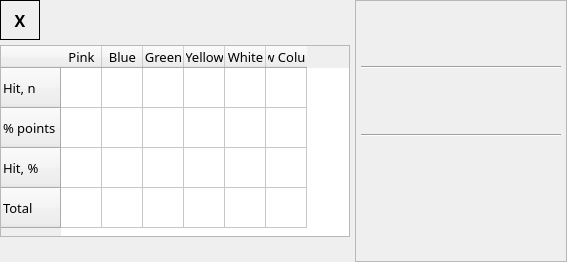
<?xml version="1.0" encoding="UTF-8"?>
<ui version="4.0">
 <class>PlayerStatsWidget</class>
 <widget class="QWidget" name="PlayerStatsWidget">
  <property name="geometry">
   <rect>
    <x>0</x>
    <y>0</y>
    <width>567</width>
    <height>262</height>
   </rect>
  </property>
  <property name="windowTitle">
   <string>Form</string>
  </property>
  <layout class="QHBoxLayout" name="horizontalLayout_6">
   <property name="spacing">
    <number>5</number>
   </property>
   <property name="leftMargin">
    <number>0</number>
   </property>
   <property name="topMargin">
    <number>0</number>
   </property>
   <property name="rightMargin">
    <number>0</number>
   </property>
   <property name="bottomMargin">
    <number>0</number>
   </property>
   <item>
    <layout class="QVBoxLayout" name="verticalLayout">
     <property name="spacing">
      <number>5</number>
     </property>
     <item>
      <layout class="QHBoxLayout" name="horizontalLayout_3">
       <property name="spacing">
        <number>5</number>
       </property>
       <item>
        <widget class="QLabel" name="label_Character">
         <property name="sizePolicy">
          <sizepolicy hsizetype="Fixed" vsizetype="Fixed">
           <horstretch>0</horstretch>
           <verstretch>0</verstretch>
          </sizepolicy>
         </property>
         <property name="minimumSize">
          <size>
           <width>40</width>
           <height>40</height>
          </size>
         </property>
         <property name="font">
          <font>
           <family>Xolonium</family>
           <pointsize>12</pointsize>
           <weight>75</weight>
           <bold>true</bold>
          </font>
         </property>
         <property name="frameShape">
          <enum>QFrame::Box</enum>
         </property>
         <property name="text">
          <string>X</string>
         </property>
         <property name="alignment">
          <set>Qt::AlignCenter</set>
         </property>
        </widget>
       </item>
       <item>
        <widget class="QLabel" name="label_Player">
         <property name="font">
          <font>
           <family>Xolonium</family>
           <pointsize>14</pointsize>
          </font>
         </property>
        </widget>
       </item>
      </layout>
     </item>
     <item>
      <widget class="QTableWidget" name="tableWidget_BlocksStats">
       <property name="sizePolicy">
        <sizepolicy hsizetype="Expanding" vsizetype="Expanding">
         <horstretch>0</horstretch>
         <verstretch>0</verstretch>
        </sizepolicy>
       </property>
       <property name="minimumSize">
        <size>
         <width>350</width>
         <height>0</height>
        </size>
       </property>
       <property name="font">
        <font>
         <family>Bahnschrift</family>
         <pointsize>10</pointsize>
        </font>
       </property>
       <property name="selectionMode">
        <enum>QAbstractItemView::NoSelection</enum>
       </property>
       <property name="cornerButtonEnabled">
        <bool>false</bool>
       </property>
       <attribute name="horizontalHeaderVisible">
        <bool>true</bool>
       </attribute>
       <attribute name="horizontalHeaderCascadingSectionResizes">
        <bool>false</bool>
       </attribute>
       <attribute name="horizontalHeaderDefaultSectionSize">
        <number>39</number>
       </attribute>
       <attribute name="verticalHeaderMinimumSectionSize">
        <number>1</number>
       </attribute>
       <attribute name="verticalHeaderDefaultSectionSize">
        <number>40</number>
       </attribute>
       <row>
        <property name="text">
         <string>Hit, n</string>
        </property>
        <property name="toolTip">
         <string>The amount of blocks you hit during the ride</string>
        </property>
       </row>
       <row>
        <property name="text">
         <string>% points</string>
        </property>
        <property name="toolTip">
         <string>The % of points, derived by color</string>
        </property>
       </row>
       <row>
        <property name="text">
         <string>Hit, %</string>
        </property>
        <property name="toolTip">
         <string>The % of blocks you hit during the ride</string>
        </property>
       </row>
       <row>
        <property name="text">
         <string>Total</string>
        </property>
       </row>
       <column>
        <property name="text">
         <string>Pink</string>
        </property>
        <property name="font">
         <font>
          <family>Bahnschrift</family>
          <pointsize>10</pointsize>
         </font>
        </property>
       </column>
       <column>
        <property name="text">
         <string>Blue</string>
        </property>
        <property name="font">
         <font>
          <family>Bahnschrift</family>
          <pointsize>10</pointsize>
         </font>
        </property>
       </column>
       <column>
        <property name="text">
         <string>Green</string>
        </property>
        <property name="font">
         <font>
          <family>Bahnschrift</family>
          <pointsize>10</pointsize>
         </font>
        </property>
       </column>
       <column>
        <property name="text">
         <string>Yellow</string>
        </property>
        <property name="font">
         <font>
          <family>Bahnschrift</family>
          <pointsize>10</pointsize>
         </font>
        </property>
       </column>
       <column>
        <property name="text">
         <string>White</string>
        </property>
        <property name="font">
         <font>
          <family>Bahnschrift</family>
          <pointsize>10</pointsize>
         </font>
        </property>
       </column>
       <column>
        <property name="text">
         <string>New Column</string>
        </property>
        <property name="font">
         <font>
          <family>Bahnschrift</family>
          <pointsize>10</pointsize>
         </font>
        </property>
       </column>
      </widget>
     </item>
     <item>
      <layout class="QHBoxLayout" name="layout_BlocksExtStats">
       <item>
        <widget class="StatWidget" name="widget_BlocksCount" native="true"/>
       </item>
       <item>
        <spacer name="horizontalSpacer_5">
         <property name="orientation">
          <enum>Qt::Horizontal</enum>
         </property>
         <property name="sizeHint" stdset="0">
          <size>
           <width>40</width>
           <height>20</height>
          </size>
         </property>
        </spacer>
       </item>
       <item>
        <widget class="StatWidget" name="widget_Traffic" native="true"/>
       </item>
      </layout>
     </item>
    </layout>
   </item>
   <item>
    <widget class="QScrollArea" name="scrollArea_MainStatsContainer">
     <property name="sizePolicy">
      <sizepolicy hsizetype="Expanding" vsizetype="Expanding">
       <horstretch>0</horstretch>
       <verstretch>0</verstretch>
      </sizepolicy>
     </property>
     <property name="minimumSize">
      <size>
       <width>210</width>
       <height>0</height>
      </size>
     </property>
     <property name="widgetResizable">
      <bool>true</bool>
     </property>
     <widget class="QWidget" name="scrollAreaWidgetContents">
      <property name="geometry">
       <rect>
        <x>0</x>
        <y>0</y>
        <width>208</width>
        <height>260</height>
       </rect>
      </property>
      <layout class="QVBoxLayout" name="verticalLayout_2">
       <property name="spacing">
        <number>5</number>
       </property>
       <property name="leftMargin">
        <number>5</number>
       </property>
       <property name="topMargin">
        <number>5</number>
       </property>
       <property name="rightMargin">
        <number>5</number>
       </property>
       <property name="bottomMargin">
        <number>5</number>
       </property>
       <item>
        <widget class="QWidget" name="widget_BaseStats" native="true">
         <layout class="QVBoxLayout" name="verticalLayout_4">
          <property name="spacing">
           <number>2</number>
          </property>
          <property name="leftMargin">
           <number>0</number>
          </property>
          <property name="topMargin">
           <number>0</number>
          </property>
          <property name="rightMargin">
           <number>0</number>
          </property>
          <property name="bottomMargin">
           <number>0</number>
          </property>
         </layout>
        </widget>
       </item>
       <item>
        <widget class="Line" name="line_3">
         <property name="orientation">
          <enum>Qt::Horizontal</enum>
         </property>
        </widget>
       </item>
       <item>
        <widget class="BonusesWidget" name="widget_BonusesStats" native="true"/>
       </item>
       <item>
        <widget class="Line" name="line_2">
         <property name="orientation">
          <enum>Qt::Horizontal</enum>
         </property>
        </widget>
       </item>
       <item>
        <widget class="QWidget" name="widget_ExtStats" native="true">
         <layout class="QVBoxLayout" name="verticalLayout_3">
          <property name="spacing">
           <number>2</number>
          </property>
          <property name="leftMargin">
           <number>0</number>
          </property>
          <property name="topMargin">
           <number>0</number>
          </property>
          <property name="rightMargin">
           <number>0</number>
          </property>
          <property name="bottomMargin">
           <number>0</number>
          </property>
         </layout>
        </widget>
       </item>
       <item>
        <widget class="PowerupsWidget" name="widget_PowerupsStats" native="true"/>
       </item>
      </layout>
     </widget>
    </widget>
   </item>
  </layout>
 </widget>
 <customwidgets>
  <customwidget>
   <class>PowerupsWidget</class>
   <extends>QWidget</extends>
   <header>PlayerStatsWidget.h</header>
   <container>1</container>
  </customwidget>
  <customwidget>
   <class>BonusesWidget</class>
   <extends>QWidget</extends>
   <header>PlayerStatsWidget.h</header>
   <container>1</container>
  </customwidget>
  <customwidget>
   <class>StatWidget</class>
   <extends>QWidget</extends>
   <header>PlayerStatsWidget.h</header>
   <container>1</container>
  </customwidget>
 </customwidgets>
 <resources/>
 <connections/>
</ui>
